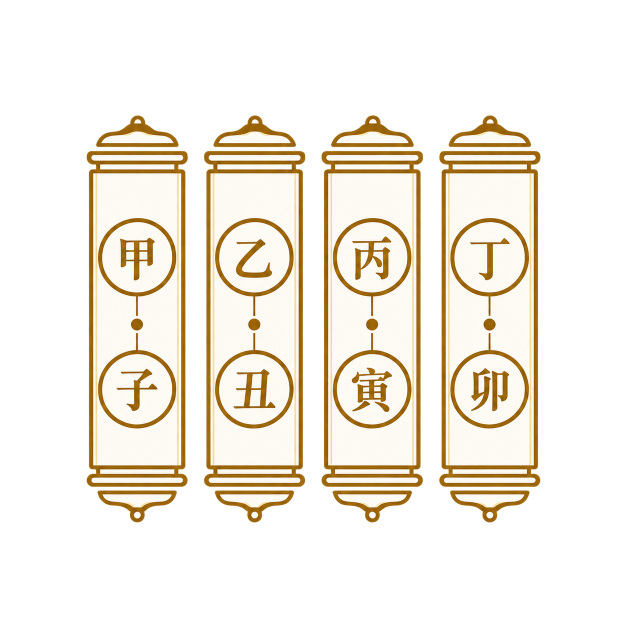
#> input picture 资料/新参考/图标/Codex 图像 2026年9月12日 00_34_41.png, 1254 x 1254 px, found by its file name (shown at 1/2 size); its folder holds only this picture in this run
$ python _export_icons.py
#> lines starting #> are read from the running program, lines starting #| are printed output that depends on the picture
# -*- coding: utf-8 -*-
"""把 8 张体系图标（黑底 + 金/红/米白线条）处理为透明 PNG。
- dark/  : 原色，深色模式直接用
- light/ : 同色相但压暗到 L≈0.34，浅色底上才看得见
输出到 public/icons/system/
"""
import os
from PIL import Image

SRC = r"G:\work\牛马\wb工作空间\xuanlan\资料\新参考\图标"
OUT = r"G:\work\牛马\wb工作空间\xuanlan\public\icons\system"
SIZE = 256
PAD = 0.04  # 裁完留 4% 白边


def bbox_nonblack(im, thr=42):
    g = im.convert("L")
    w, h = g.size
    px = g.load()
    minx, miny, maxx, maxy = w, h, 0, 0
    for y in range(0, h, 2):
        for x in range(0, w, 2):
            if px[x, y] >= thr:
                if x < minx: minx = x
                if x > maxx: maxx = x
                if y < miny: miny = y
                if y > maxy: maxy = y
    if maxx < minx:
        return (0, 0, w, h)
    return (minx, miny, maxx + 1, maxy + 1)


def strip_black(im, thr=34, soft=46):
    """黑底 -> 透明；soft 是抗锯齿过渡带宽度"""
    im = im.convert("RGBA")
    px = im.load()
    w, h = im.size
    for y in range(h):
        for x in range(w):
            r, g, b, a = px[x, y]
            lum = 0.299 * r + 0.587 * g + 0.114 * b
            if lum <= thr:
                px[x, y] = (r, g, b, 0)
            elif lum < thr + soft:
                alpha = int(255 * (lum - thr) / soft)
                px[x, y] = (r, g, b, alpha)
    return im


def darken_for_light(im, target_l=0.34):
    """保持色相与饱和度，把亮度压到浅色底可见的水平"""
    im = im.convert("RGBA")
    px = im.load()
    w, h = im.size
    for y in range(h):
        for x in range(w):
            r, g, b, a = px[x, y]
            if a == 0:
                continue
            hh, ll, ss = rgb_to_hls(r, g, b)
            r2, g2, b2 = hls_to_rgb(hh, target_l, min(1.0, ss * 1.15))
            px[x, y] = (int(r2), int(g2), int(b2), a)
    return im


def rgb_to_hls(r, g, b):
    return colorsys_rgb_to_hls(r / 255, g / 255, b / 255)


def hls_to_rgb(h, l, s):
    return tuple(int(round(v * 255)) for v in colorsys_hls_to_rgb(h, l, s))


import colorsys
def colorsys_rgb_to_hls(r, g, b):
    return colorsys.rgb_to_hls(r, g, b)


def colorsys_hls_to_rgb(h, l, s):
    return colorsys.hls_to_rgb(h, l, s)


def crop_square(im, box):
    x0, y0, x1, y1 = box
    w = x1 - x0
    h = y1 - y0
    side = max(w, h)
    pad = int(side * PAD)
    side += pad * 2
    cxx = (x0 + x1) // 2
    cyy = (y0 + y1) // 2
    canvas = Image.new("RGBA", (side, side), (0, 0, 0, 0))
    canvas.paste(im, (side // 2 - w // 2, side // 2 - h // 2))
    return canvas.resize((SIZE, SIZE), Image.LANCZOS)


def main():
    os.makedirs(os.path.join(OUT, "dark"), exist_ok=True)
    os.makedirs(os.path.join(OUT, "light"), exist_ok=True)
    files = sorted(f for f in os.listdir(SRC) if f.lower().endswith(".png") and "总览" not in f)
    for i, f in enumerate(files, 1):
        im = Image.open(os.path.join(SRC, f)).convert("RGBA")
#> im is the input picture: PIL image 1254x1254 RGBA; mean R, G, B, A 83.7, 76.8, 64.2, 90.7
        box = bbox_nonblack(im)
#> in bbox_nonblack, `g = im.convert("L")`:
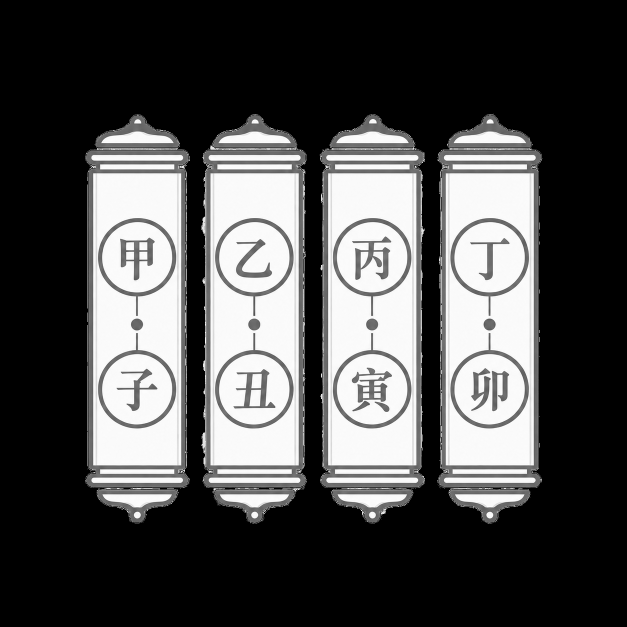
#> g: PIL image 1254x1254 L (shown at 1/2 size); min 0, max 255, mean 77.5
#> box = (170, 228, 1085, 1047)
        cropped = crop_square(im, box)
#> in crop_square, `x0, y0, x1, y1 = box`: x0 = 170; y0 = 228; x1 = 1085; y1 = 1047
#> in crop_square, `w = x1 - x0`: w = 915
#> in crop_square, `h = y1 - y0`: h = 819
#> in crop_square, `side = max(w, h)`: side = 915
#> in crop_square, `pad = int(side * PAD)`: pad = 36
#> in crop_square, `side += pad * 2`: side = 987
#> in crop_square, `cxx = (x0 + x1) // 2`: cxx = 627
#> in crop_square, `cyy = (y0 + y1) // 2`: cyy = 637
#> in crop_square, `canvas = Image.new("RGBA", (side, side), (0, 0, 0, 0))`: canvas: PIL image 987x987 RGBA; every value is 0
#> in crop_square, `canvas.paste(im, (side // 2 - w // 2, side // 2 - h // 2))`:
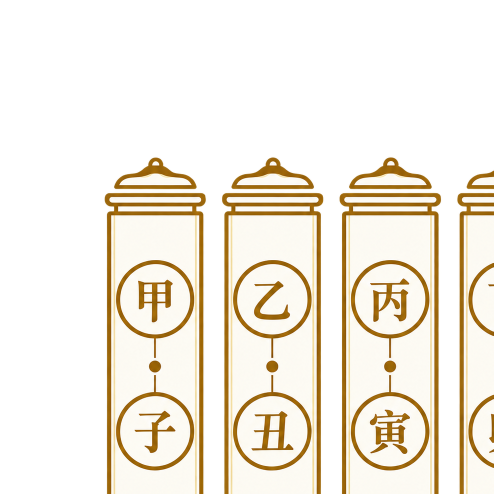
#> canvas: PIL image 987x987 RGBA (shown at 1/2 size); mean R, G, B, A 98.6, 91.2, 77.4, 106.1; transparent parts drawn white
#> in crop_square, `return canvas.resize((SIZE, SIZE), Image.LANCZOS)`:
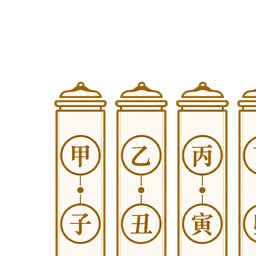
#> returned value: PIL image 256x256 RGBA; mean R, G, B, A 99.9, 91.7, 76.9, 106.1; transparent parts drawn white
        dark = strip_black(cropped)
        light = darken_for_light(dark)
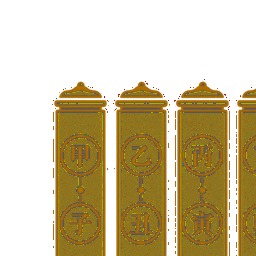
#> light: PIL image 256x256 RGBA; mean R, G, B, A 65.6, 50.3, 12.6, 107.8; transparent parts drawn white
        dark.save(os.path.join(OUT, "dark", f"sys-{i:02d}.png"))
        light.save(os.path.join(OUT, "light", f"sys-{i:02d}.png"))
        print(f"sys-{i:02d}.png  <- {f}  bbox={box}")
#| sys-01.png  <- Codex 图像 2026年9月12日 00_34_41.png  bbox=(170, 228, 1085, 1047)


if __name__ == "__main__":
    main()

$ run again, on 资料/新参考/图标/Codex 图像 2026年9月12日 00_35_42.png
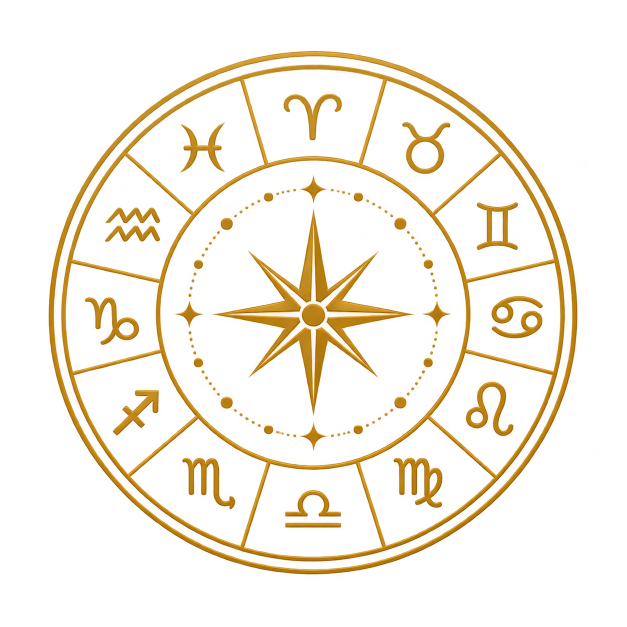
#> input picture 资料/新参考/图标/Codex 图像 2026年9月12日 00_35_42.png, 1254 x 1254 px, found by its file name (shown at 1/2 size)
#> in main, im is the input picture: PIL image 1254x1254 RGBA; mean R, G, B, A 55.4, 28.5, 2.1, 26.3
#> in bbox_nonblack, `g = im.convert("L")`:
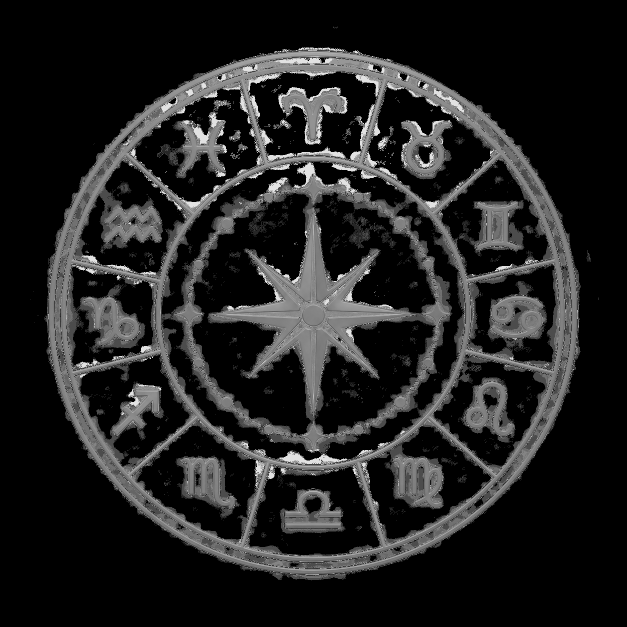
#> g: PIL image 1254x1254 L (shown at 1/2 size); min 0, max 255, mean 33.5
#> box = (90, 54, 1179, 1159)
#> x0 = 90; y0 = 54; x1 = 1179; y1 = 1159
#> in crop_square, `w = x1 - x0`: w = 1089
#> in crop_square, `h = y1 - y0`: h = 1105
#> pad = 44
#> in crop_square, `side += pad * 2`: side = 1193
#> cxx = 634
#> cyy = 606
#> in main, `light = darken_for_light(dark)`:
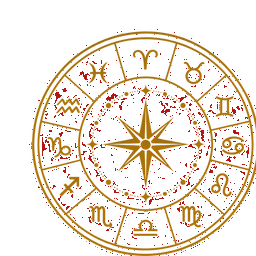
#> light: PIL image 256x256 RGBA; mean R, G, B, A 49.2, 29, 0.6, 36.8; transparent parts drawn white
#| sys-01.png  <- Codex 图像 2026年9月12日 00_35_42.png  bbox=(90, 54, 1179, 1159)

$ run again, on 资料/新参考/图标/Codex 图像 2026年9月12日 00_35_48.png
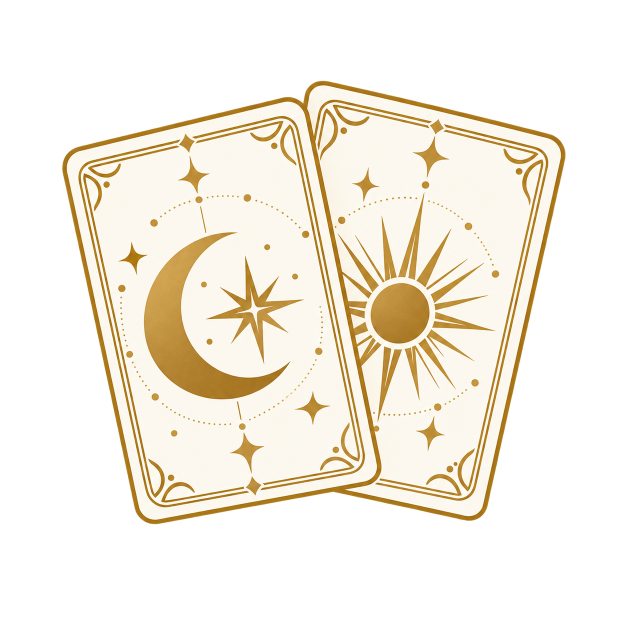
#> input picture 资料/新参考/图标/Codex 图像 2026年9月12日 00_35_48.png, 1254 x 1254 px, found by its file name (shown at 1/2 size)
#> in main, im is the input picture: PIL image 1254x1254 RGBA; mean R, G, B, A 104.3, 97.9, 85.3, 111.2
#> in bbox_nonblack, `g = im.convert("L")`:
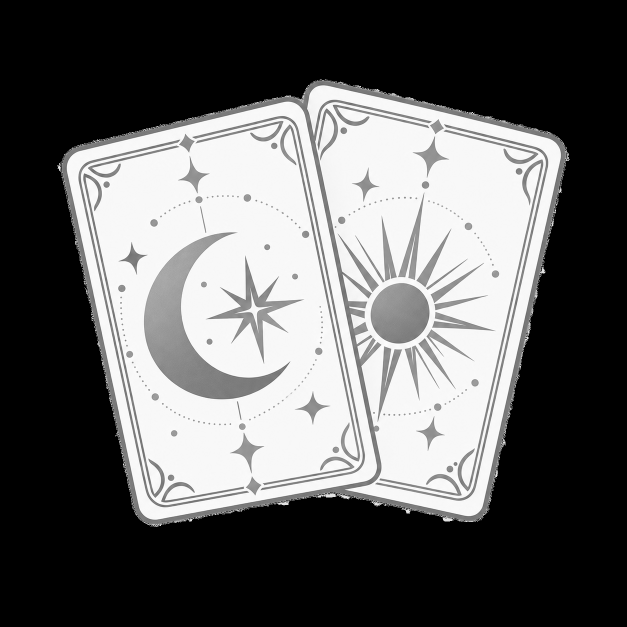
#> g: PIL image 1254x1254 L (shown at 1/2 size); min 0, max 255, mean 98.4
#> box = (116, 160, 1139, 1053)
#> x0 = 116; y0 = 160; x1 = 1139; y1 = 1053
#> in crop_square, `w = x1 - x0`: w = 1023
#> in crop_square, `h = y1 - y0`: h = 893
#> in crop_square, `side = max(w, h)`: side = 1023
#> pad = 40
#> in crop_square, `side += pad * 2`: side = 1103
#> cxx = 627
#> cyy = 606
#> in main, `light = darken_for_light(dark)`:
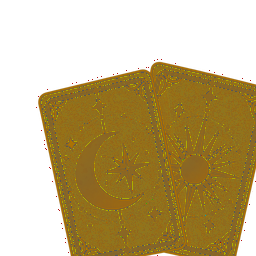
#> light: PIL image 256x256 RGBA; mean R, G, B, A 80.4, 61.3, 15.7, 138.1; transparent parts drawn white
#| sys-01.png  <- Codex 图像 2026年9月12日 00_35_48.png  bbox=(116, 160, 1139, 1053)

$ run again, on 资料/新参考/图标/Codex 图像 2026年9月12日 00_34_46.png
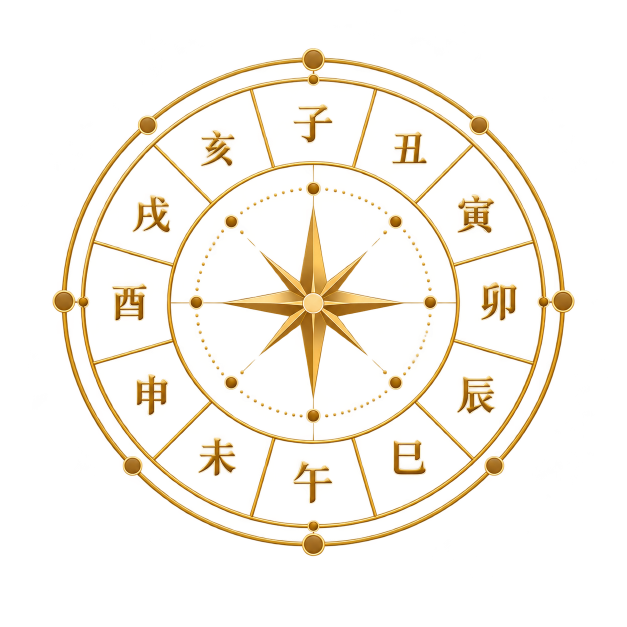
#> input picture 资料/新参考/图标/Codex 图像 2026年9月12日 00_34_46.png, 1254 x 1254 px, found by its file name (shown at 1/2 size)
#> in main, im is the input picture: PIL image 1254x1254 RGBA; mean R, G, B, A 52.9, 42.6, 8.6, 24.5
#> box = (92, 94, 1161, 1117)
#> x0 = 92; y0 = 94; x1 = 1161; y1 = 1117
#> in crop_square, `w = x1 - x0`: w = 1069
#> in crop_square, `h = y1 - y0`: h = 1023
#> in crop_square, `side = max(w, h)`: side = 1069
#> pad = 42
#> in crop_square, `side += pad * 2`: side = 1153
#> cxx = 626
#> cyy = 605
#> in main, `light = darken_for_light(dark)`:
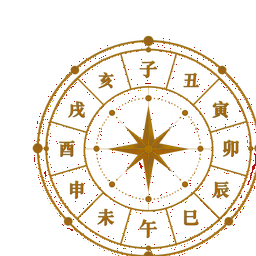
#> light: PIL image 256x256 RGBA; mean R, G, B, A 44.8, 32.2, 3.8, 31.7; transparent parts drawn white
#| sys-01.png  <- Codex 图像 2026年9月12日 00_34_46.png  bbox=(92, 94, 1161, 1117)
